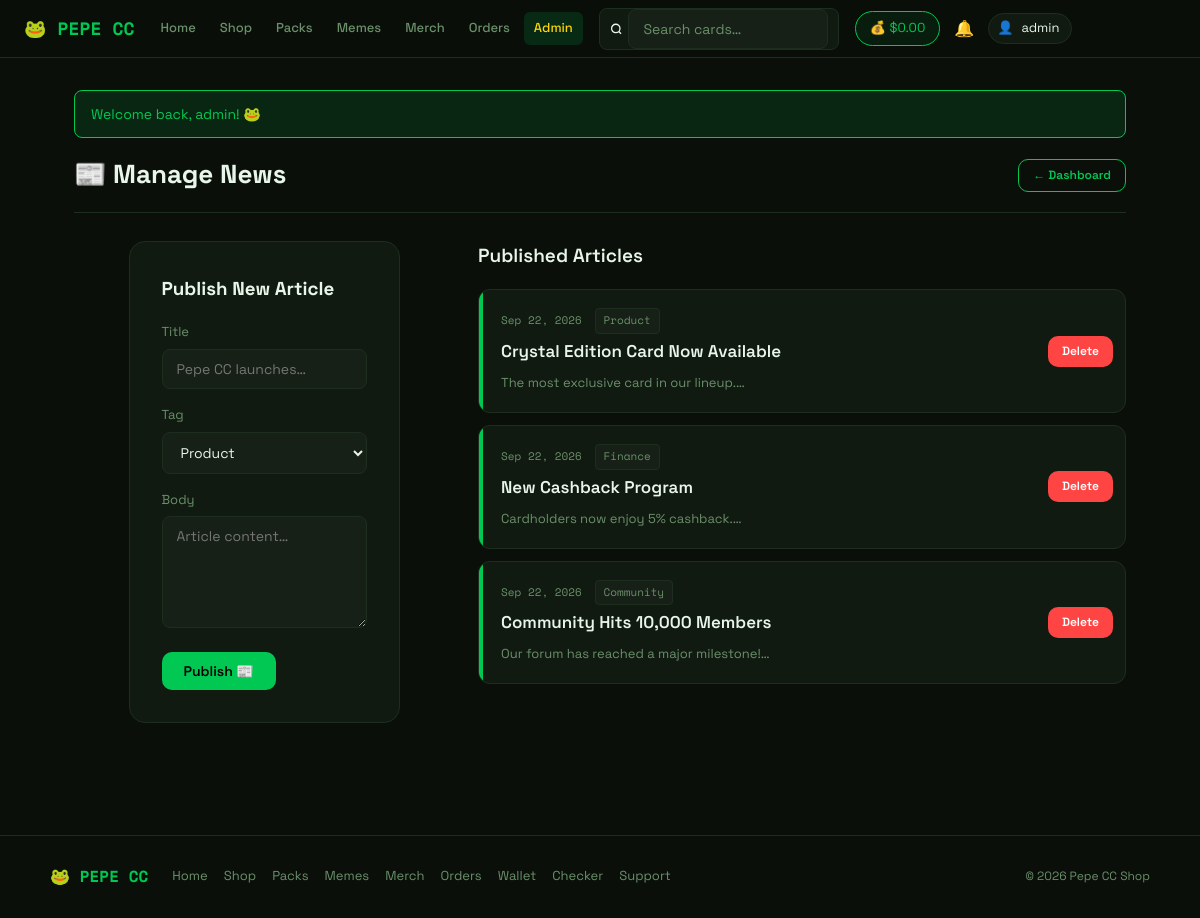
Screenshot of /admin/news.php (signed in) with the database file from the repository.
### tables this page shows
CREATE TABLE IF NOT EXISTS users (
    id                INT AUTO_INCREMENT PRIMARY KEY,
    first_name        VARCHAR(100) NOT NULL,
    last_name         VARCHAR(100) NOT NULL,
    email             VARCHAR(191) NOT NULL UNIQUE,
    username          VARCHAR(100) NOT NULL UNIQUE,
    password          VARCHAR(255) NOT NULL,
    role              ENUM('user','admin','vendor') DEFAULT 'user',
    vendor_status     ENUM('pending','approved','rejected') DEFAULT NULL,
    shop_name         VARCHAR(255) DEFAULT NULL,
    shop_desc         TEXT         DEFAULT NULL,
    vendor_applied_at DATETIME     DEFAULT NULL,
    balance           DECIMAL(10,2) NOT NULL DEFAULT 0.00,
    total_spent       DECIMAL(10,2) NOT NULL DEFAULT 0.00,
    referral_code     VARCHAR(20)  DEFAULT NULL UNIQUE,
    referred_by       INT          DEFAULT NULL,
    vip_level         INT          DEFAULT 0,
    created_at        DATETIME     DEFAULT CURRENT_TIMESTAMP
);

CREATE TABLE IF NOT EXISTS news (
    id         INT AUTO_INCREMENT PRIMARY KEY,
    title      VARCHAR(255) NOT NULL,
    body       TEXT         NOT NULL,
    tag        VARCHAR(50),
    created_at DATETIME DEFAULT CURRENT_TIMESTAMP
);

### admin/news.php (the view, shortened to what this page needs)
<?php
require_once __DIR__ . '/../config/helpers.php';
$db    = getDB();
$news = $db->query("SELECT * FROM news ORDER BY created_at DESC");
require_once __DIR__ . '/../includes/header.php';
?>
<div class="page-header">
  <div><h1>📰 Manage News</h1></div>
  <a class="btn btn-outline btn-sm" href="/admin/index.php">← Dashboard</a>
</div>
<div style="display:grid;grid-template-columns:380px 1fr;gap:24px;align-items:start">
  <div class="form-card" style="max-width:100%">
    <h3 style="margin-bottom:18px">Publish New Article</h3>
    <form method="POST">
      <div class="form-group">
        <label>Title</label>
        <input type="text" name="title" placeholder="Pepe CC launches…" required>
      </div>
      <div class="form-group">
        <label>Tag</label>
        <select name="tag">
          <option value="Product">Product</option>
        </select>
      </div>
      <div class="form-group">
        <label>Body</label>
        <textarea name="body" rows="5" placeholder="Article content…" required></textarea>
      </div>
      <button class="btn btn-primary" type="submit">Publish 📰</button>
    </form>
  </div>
  <div>
    <h3 class="section-title">Published Articles</h3>
    <?php while ($n = $news->fetch_assoc()): ?>
    <div class="news-card" style="margin-bottom:12px">
      <div class="news-accent"></div>
      <div class="news-body" style="flex:1">
        <div class="news-date">
          <?= date('M j, Y', strtotime($n['created_at'])) ?>
          <span class="tag" style="margin-left:6px"><?= clean($n['tag']) ?></span>
        </div>
        <div class="news-title"><?= clean($n['title']) ?></div>
        <div style="font-size:13px;color:var(--muted)"><?= clean(substr($n['body'],0,120)) ?>…</div>
      </div>
      <div style="padding:12px;display:flex;align-items:center">
        <a class="btn btn-sm btn-danger"
           href="?delete=<?= $n['id'] ?>"
           onclick="return confirm('Delete this article?')">Delete</a>
      </div>
    </div>
    <?php endwhile; ?>
  </div>
</div>
<?php require_once __DIR__ . '/../includes/footer.php'; ?>

### includes/header.php (shortened to what this page needs)
<!DOCTYPE html>
<html lang="en">
<head>
  <link rel="stylesheet" href="/assets/style.css">
</head>
<body>
<?php
$__loggedIn = isLoggedIn();
$__isAdmin  = $__loggedIn && isAdmin();
$__user     = $__loggedIn ? currentUser() : null;
$__balance  = ($__loggedIn && $__user) ? getBalance((int)$__user['id']) : 0;
$__currentPath = parse_url($_SERVER['REQUEST_URI'] ?? '/', PHP_URL_PATH);
function __navActive(string $path): string {
    global $__currentPath;
    return $__currentPath === $path ? ' active' : '';
}
?>
<header class="topbar">
  <a class="logo" href="/index.php">🐸 PEPE CC</a>
  <nav class="nav-links">
    <a href="/index.php"         class="<?= __navActive('/index.php') ?>">Home</a>
    <a href="/shop.php"          class="<?= __navActive('/shop.php') ?>">Shop</a>
    <a href="/packs.php"         class="<?= __navActive('/packs.php') ?>">Packs</a>
    <a href="/memes.php"         class="<?= __navActive('/memes.php') ?>">Memes</a>
    <a href="/merch.php"         class="<?= __navActive('/merch.php') ?>">Merch</a>
    <?php if ($__loggedIn): ?>
      <a href="/orders.php"      class="<?= __navActive('/orders.php') ?>">Orders</a>
    <?php endif; ?>
    <?php if ($__isAdmin): ?>
      <a href="/admin/index.php" class="admin-link<?= strpos($__currentPath, '/admin') === 0 ? ' active' : '' ?>">Admin</a>
    <?php endif; ?>
  </nav>
  <form class="search-form hide-mobile" action="/shop.php" method="GET">
    <svg width="14" height="14" viewBox="0 0 24 24" fill="none" stroke="currentColor" stroke-width="2.5"><circle cx="11" cy="11" r="8"/><path d="m21 21-4.35-4.35"/></svg>
    <input type="text" name="search" placeholder="Search cards…" value="<?= htmlspecialchars($_GET['search'] ?? '', ENT_QUOTES, 'UTF-8') ?>">
  </form>
  <div class="user-area">
    <?php if ($__loggedIn && $__user): ?>
      <a href="/user/deposit.php" class="wallet-pill hide-mobile">
        💰 <?= formatBalance($__balance) ?>
      </a>
      <a href="/user/notifications.php" class="notif-bell">
        🔔
      </a>
      <div class="user-pill">
        <span>👤</span>
        <span class="user-pill-name"><?= htmlspecialchars($__user['username'], ENT_QUOTES, 'UTF-8') ?></span>
      </div>
    <?php else: ?>
      <a href="/auth/login.php"    class="btn btn-outline btn-sm">Sign In</a>
      <a href="/auth/register.php" class="btn btn-primary btn-sm hide-mobile">Register</a>
    <?php endif; ?>
  </div>
</header>
<div class="container">
<?= showFlash() ?>

### rows the page displays
users: formatBalance($__balance) "$0.00", username "admin"
news: created_at "Sep 22, 2026", tag "Product", title "Crystal Edition Card Now Available", body "The most exclusive card in our lineup."
news: created_at "Sep 22, 2026", tag "Finance", title "New Cashback Program", body "Cardholders now enjoy 5% cashback."
news: created_at "Sep 22, 2026", tag "Community", title "Community Hits 10,000 Members", body "Our forum has reached a major milestone!"

### other values shown
$f['msg'] "Welcome back, admin! 🐸"
